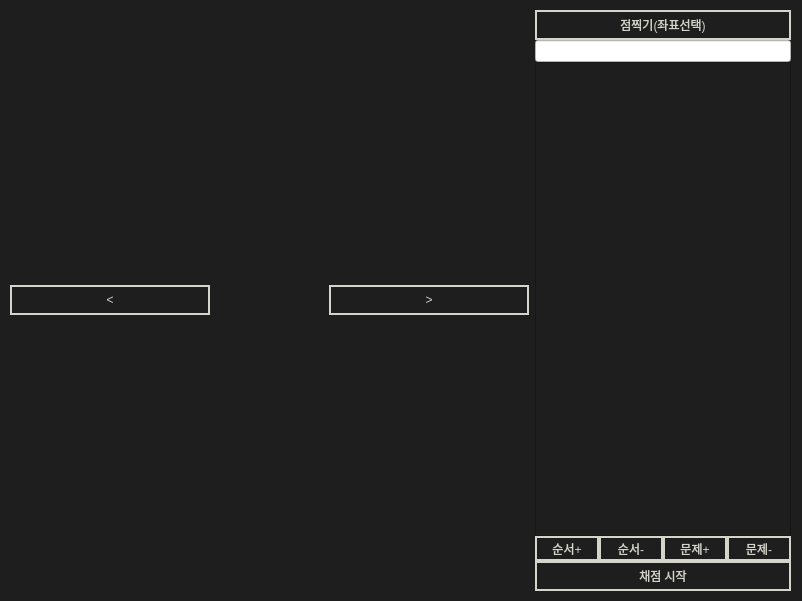
<?xml version="1.0" encoding="UTF-8"?>
<ui version="4.0">
 <class>Form</class>
 <widget class="QWidget" name="Form">
  <property name="geometry">
   <rect>
    <x>0</x>
    <y>0</y>
    <width>802</width>
    <height>601</height>
   </rect>
  </property>
  <property name="windowTitle">
   <string>Form</string>
  </property>
  <property name="styleSheet">
   <string notr="true">background-color:rgb(30, 30, 30)</string>
  </property>
  <widget class="QWidget" name="horizontalLayoutWidget">
   <property name="geometry">
    <rect>
     <x>10</x>
     <y>10</y>
     <width>781</width>
     <height>581</height>
    </rect>
   </property>
   <layout class="QHBoxLayout" name="HBlayout" stretch="2,0">
    <property name="sizeConstraint">
     <enum>QLayout::SetMaximumSize</enum>
    </property>
    <item>
     <layout class="QVBoxLayout" name="verticalLayout_32" stretch="2,0">
      <property name="spacing">
       <number>0</number>
      </property>
      <item>
       <layout class="QVBoxLayout" name="verticalLayout_3"/>
      </item>
      <item>
       <layout class="QHBoxLayout" name="horizontalLayout_2">
        <item>
         <widget class="QToolButton" name="prevBtn">
          <property name="sizePolicy">
           <sizepolicy hsizetype="Minimum" vsizetype="Fixed">
            <horstretch>0</horstretch>
            <verstretch>0</verstretch>
           </sizepolicy>
          </property>
          <property name="minimumSize">
           <size>
            <width>200</width>
            <height>30</height>
           </size>
          </property>
          <property name="styleSheet">
           <string notr="true">color: rgb(212, 212, 202);
background-color: rgb(30, 30, 30);
border: 2px solid rgb(212, 212, 202);</string>
          </property>
          <property name="text">
           <string>&lt;</string>
          </property>
         </widget>
        </item>
        <item>
         <widget class="QLabel" name="Page">
          <property name="styleSheet">
           <string notr="true">color: rgb(212, 212, 202);
</string>
          </property>
          <property name="text">
           <string/>
          </property>
          <property name="alignment">
           <set>Qt::AlignCenter</set>
          </property>
         </widget>
        </item>
        <item>
         <widget class="QToolButton" name="nextBtn">
          <property name="sizePolicy">
           <sizepolicy hsizetype="Minimum" vsizetype="Fixed">
            <horstretch>0</horstretch>
            <verstretch>0</verstretch>
           </sizepolicy>
          </property>
          <property name="minimumSize">
           <size>
            <width>200</width>
            <height>30</height>
           </size>
          </property>
          <property name="styleSheet">
           <string notr="true">color: rgb(212, 212, 202);
background-color: rgb(30, 30, 30);
border: 2px solid rgb(212, 212, 202);</string>
          </property>
          <property name="text">
           <string>&gt;</string>
          </property>
         </widget>
        </item>
       </layout>
      </item>
     </layout>
    </item>
    <item>
     <layout class="QVBoxLayout" name="VBlayout" stretch="1,6">
      <property name="spacing">
       <number>0</number>
      </property>
      <property name="sizeConstraint">
       <enum>QLayout::SetMaximumSize</enum>
      </property>
      <item>
       <layout class="QVBoxLayout" name="verticalLayout_5">
        <item>
         <widget class="QToolButton" name="btnPixInfo">
          <property name="sizePolicy">
           <sizepolicy hsizetype="Minimum" vsizetype="Fixed">
            <horstretch>0</horstretch>
            <verstretch>0</verstretch>
           </sizepolicy>
          </property>
          <property name="minimumSize">
           <size>
            <width>0</width>
            <height>30</height>
           </size>
          </property>
          <property name="styleSheet">
           <string notr="true">color: rgb(212, 212, 202);
background-color: rgb(30, 30, 30);
border: 2px solid rgb(212, 212, 202);</string>
          </property>
          <property name="text">
           <string>점찍기(좌표선택)</string>
          </property>
         </widget>
        </item>
        <item>
         <widget class="QLineEdit" name="editPixInfo">
          <property name="sizePolicy">
           <sizepolicy hsizetype="Minimum" vsizetype="Fixed">
            <horstretch>0</horstretch>
            <verstretch>0</verstretch>
           </sizepolicy>
          </property>
          <property name="styleSheet">
           <string notr="true">
background-color:white;
</string>
          </property>
          <property name="text">
           <string/>
          </property>
         </widget>
        </item>
        <item>
         <widget class="QTableWidget" name="qList">
          <property name="sizePolicy">
           <sizepolicy hsizetype="Minimum" vsizetype="Minimum">
            <horstretch>0</horstretch>
            <verstretch>0</verstretch>
           </sizepolicy>
          </property>
          <property name="styleSheet">
           <string notr="true">QTableWidget {
    color : rgb(212,212,202)
}

QTableWidget::item:selected {
	color : rgb(30,30,30)
    background-color: rgb(212,212,202);
}</string>
          </property>
         </widget>
        </item>
        <item>
         <layout class="QHBoxLayout" name="horizontalLayout_3">
          <item>
           <widget class="QToolButton" name="upRow">
            <property name="sizePolicy">
             <sizepolicy hsizetype="Minimum" vsizetype="Fixed">
              <horstretch>0</horstretch>
              <verstretch>0</verstretch>
             </sizepolicy>
            </property>
            <property name="minimumSize">
             <size>
              <width>0</width>
              <height>20</height>
             </size>
            </property>
            <property name="styleSheet">
             <string notr="true">color: rgb(212, 212, 202);
background-color: rgb(30, 30, 30);
border: 2px solid rgb(212, 212, 202);</string>
            </property>
            <property name="text">
             <string>순서+</string>
            </property>
           </widget>
          </item>
          <item>
           <widget class="QToolButton" name="downRow">
            <property name="sizePolicy">
             <sizepolicy hsizetype="Minimum" vsizetype="Fixed">
              <horstretch>0</horstretch>
              <verstretch>0</verstretch>
             </sizepolicy>
            </property>
            <property name="styleSheet">
             <string notr="true">color: rgb(212, 212, 202);
background-color: rgb(30, 30, 30);
border: 2px solid rgb(212, 212, 202);</string>
            </property>
            <property name="text">
             <string>순서-</string>
            </property>
           </widget>
          </item>
          <item>
           <widget class="QToolButton" name="addRow">
            <property name="sizePolicy">
             <sizepolicy hsizetype="Minimum" vsizetype="Fixed">
              <horstretch>0</horstretch>
              <verstretch>0</verstretch>
             </sizepolicy>
            </property>
            <property name="minimumSize">
             <size>
              <width>0</width>
              <height>20</height>
             </size>
            </property>
            <property name="styleSheet">
             <string notr="true">color: rgb(212, 212, 202);
background-color: rgb(30, 30, 30);
border: 2px solid rgb(212, 212, 202);</string>
            </property>
            <property name="text">
             <string>문제+</string>
            </property>
           </widget>
          </item>
          <item>
           <widget class="QToolButton" name="subRow">
            <property name="sizePolicy">
             <sizepolicy hsizetype="Minimum" vsizetype="Fixed">
              <horstretch>0</horstretch>
              <verstretch>0</verstretch>
             </sizepolicy>
            </property>
            <property name="styleSheet">
             <string notr="true">color: rgb(212, 212, 202);
background-color: rgb(30, 30, 30);
border: 2px solid rgb(212, 212, 202);</string>
            </property>
            <property name="text">
             <string>문제-</string>
            </property>
           </widget>
          </item>
         </layout>
        </item>
       </layout>
      </item>
      <item>
       <layout class="QVBoxLayout" name="verticalLayout_6">
        <item>
         <widget class="QToolButton" name="startScoring">
          <property name="sizePolicy">
           <sizepolicy hsizetype="Minimum" vsizetype="Fixed">
            <horstretch>0</horstretch>
            <verstretch>0</verstretch>
           </sizepolicy>
          </property>
          <property name="minimumSize">
           <size>
            <width>0</width>
            <height>30</height>
           </size>
          </property>
          <property name="styleSheet">
           <string notr="true">color: rgb(212, 212, 202);
background-color: rgb(30, 30, 30);
border: 2px solid rgb(212, 212, 202);</string>
          </property>
          <property name="text">
           <string>채점 시작</string>
          </property>
         </widget>
        </item>
       </layout>
      </item>
     </layout>
    </item>
   </layout>
  </widget>
 </widget>
 <resources/>
 <connections/>
</ui>
